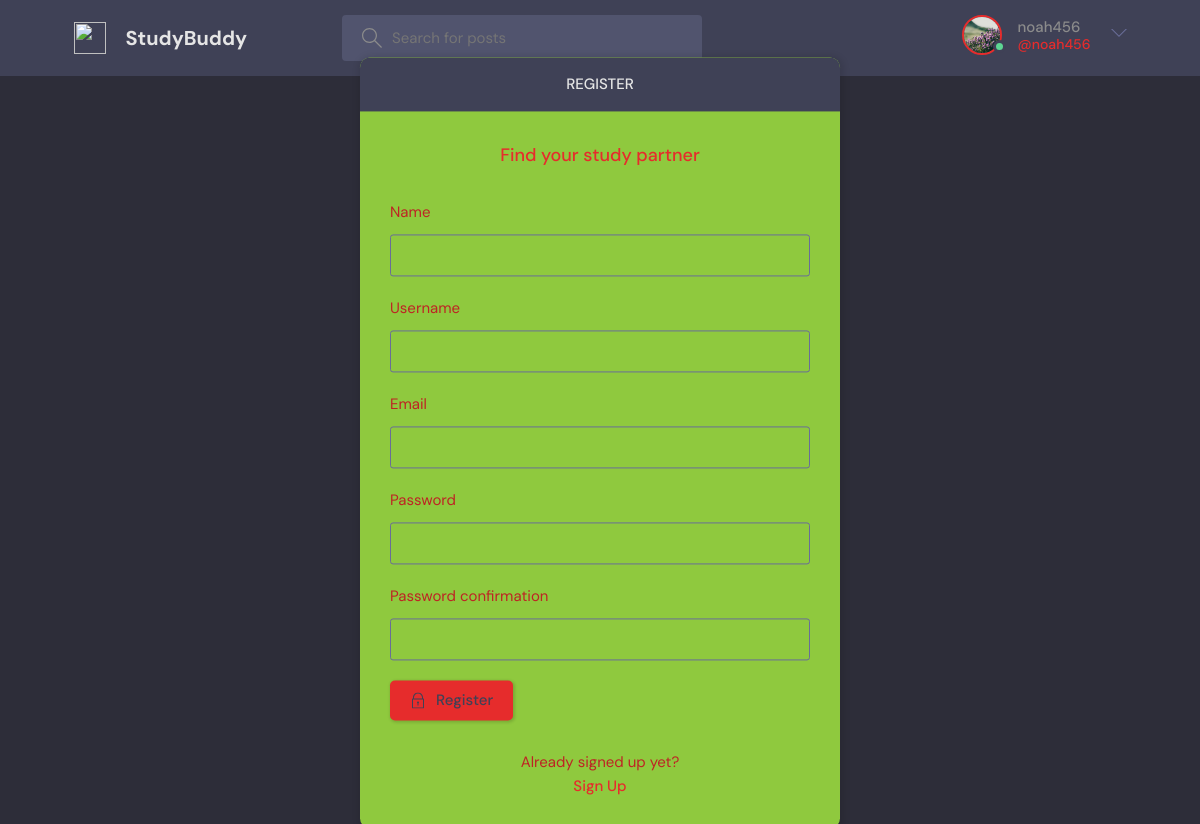
The page /register/ (signed in) on the database its author committed.
### base/models.py (models this page shows)
class User(AbstractUser):
    name = models.CharField(max_length=200, null=True)
    email = models.EmailField(unique=True, null=True)
    bio = models.TextField(null=True)
    avatar = models.ImageField(null=True, default="avatar.svg")
    USERNAME_FIELD = 'username'
    REQUIRED_FIELDS = []

### base/views.py (the view, shortened to what this page needs)
# urls.py: path('register/', views.registerPage, name="register"),
def registerPage(request):
    form = MyUserCreationForm()
    return render(request, 'base/login_register.html', {'form': form})

### base/forms.py
class MyUserCreationForm(UserCreationForm):
    class Meta:
        model = User
        fields = ['name', 'username', 'email', 'password1', 'password2']

### base/templates/base/login_register.html (shortened to what this page needs)
{% extends 'main.html' %}
{% block content %}
<main class="auth layout">
  {% if page == 'login' %}
  <div class="container">
    <div class="layout__box">
      <div class="layout__boxHeader">
        <div class="layout__boxTitle">
          <h3>Login</h3>
        </div>
      </div>
      <div class="layout__body">
        <h2 class="auth__tagline">Find your study partner</h2>
        <form class="form" action="" method="POST">
          {% csrf_token %}
          <div class="form__group form__group">
            <label for="room_name">Email</label>
            <input id="username" name="username" type="text" placeholder="e.g. dennis_ivy@email.com "/>
          </div>
          <div class= "form__group">
            <label for="password">Password</label>
            <input id="password" name="password" type="password"
              placeholder="&bull;&bull;&bull;&bull;&bull;&bull;&bull;&bull;" />
          </div>
          <button class="btn btn--main" type="submit">
            <svg version="1.1" xmlns="http://www.w3.org/2000/svg" width="32" height="32" viewBox="0 0 32 32">
              <title>lock</title>
              <path
                d="M27 12h-1v-2c0-5.514-4.486-10-10-10s-10 4.486-10 10v2h-1c-0.553 0-1 0.447-1 1v18c0 0.553 0.447 1 1 1h22c0.553 0 1-0.447 1-1v-18c0-0.553-0.447-1-1-1zM8 10c0-4.411 3.589-8 8-8s8 3.589 8 8v2h-16v-2zM26 30h-20v-16h20v16z">
              </path>
              <path
                d="M15 21.694v4.306h2v-4.306c0.587-0.348 1-0.961 1-1.694 0-1.105-0.895-2-2-2s-2 0.895-2 2c0 0.732 0.413 1.345 1 1.694z">
              </path>
            </svg>
            Login
          </button>
        </form>
        <div class="auth__action">
          <p>Haven't signed up yet?</p>
          <a href="{% url 'register' %}" class="btn btn--link">Sign Up</a>
        </div>
      </div>
    </div>
  </div>
  {% else %}
  <div class="container">
    <div class="layout__box">
      <div class="layout__boxHeader">
        <div class="layout__boxTitle">
          <h3>Register</h3>
        </div>
      </div>
      <div class="layout__body">
        <h2 class="auth__tagline">Find your study partner</h2>
        <form class="form" action="" method="POST">
          {% for field in form %}
          <div class="form__group form__group">
            <label for="room_name">{{field.label}}</label>
            {{field}}
          </div>
          {% endfor %}
          <button class="btn btn--main" type="submit">
            Register
          </button>
        </form>
        <div class="auth__action">
          <p>Already signed up yet?</p>
          <a href="{% url 'login' %}" class="btn btn--link">Sign Up</a>
        </div>
      </div>
    </div>
  </div>
  {% endif %}
</main>
{% endblock content %}

### templates/navbar.html (shortened to what this page needs)
{% load static %}
<header class="header header--loggedIn">
    <div class="container">
        <a href="{% url 'home' %}" class="header__logo">
            <img src="{% static 'images/logo.svg' %}" />
            <h1>StudyBuddy</h1>
        </a>
        <form class="header__search" method="GET" action="{% url 'home' %}">
            <label>
                <input name="q" placeholder="Search for posts" />
            </label>
        </form>
        <nav class="header__menu">
            {% if request.user.is_authenticated %}
            <div class="header__user">
                <a href="{% url 'update-user' %}">
                    <div class="avatar avatar--medium active">
                        <img src="{{request.user.avatar.url}}" />
                    </div>
                    <p>{{request.user.username}} <span>@{{request.user.username}}</span></p>
                </a>
                <button class="dropdown-button">
                    <svg version="1.1" xmlns="http://www.w3.org/2000/svg" width="32" height="32" viewBox="0 0 32 32">
                        <title>chevron-down</title>
                        <path d="M16 21l-13-13h-3l16 16 16-16h-3l-13 13z"></path>
                    </svg>
                </button>
            </div>
            {% else %}
            <a href="{% url 'login' %}">
                <img src="{% static 'images/avatar.svg' %}" />
                <p>Login</p>
            </a>
            {% endif %}
        </nav>
    </div>
</header>

### rows shown on the page
User: user.avatar (picture), user.username "noah456"

### other values the page prints
{{ field.label }} "Name" "Username" "Email" "Password" "Password confirmation"
